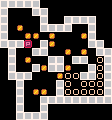

Tiled map render using the project's own tile images. Description and the whole map definition, tile-layer contents included, below:
An orthogonal 14x15 tile map with 8x8 px tiles, 1 tile layer (tiles).

<map version="1.0" tiledversion="1.0.2" orientation="orthogonal" renderorder="left-up" width="14" height="15" tilewidth="8" tileheight="8" nextobjectid="1">
 <tileset firstgid="1" source="tileset.tsx" />
 <layer name="tiles" width="14" height="15">
  <data encoding="csv">
5,5,5,5,5,0,0,0,0,0,0,0,0,0,5,0,0,0,5,5,0,0,0,0,0,0,0,0,5,0,0,0,0,5,0,0,5,5,5,5,0,0,5,0,1,0,0,5,5,5,5,0,0,5,0,0,5,0,0,1,1,0,1,0,0,0,1,5,0,0,5,5,5,3,0,5,1,0,0,0,0,5,5,0,0,5,0,0,5,5,0,0,1,0,1,0,5,5,0,5,0,1,0,0,5,5,0,5,5,0,2,5,0,5,0,0,5,1,5,5,1,0,0,5,2,5,0,5,5,5,0,0,0,1,2,2,5,5,2,5,0,0,5,0,0,0,0,5,2,0,2,2,2,5,0,0,5,0,1,1,0,5,2,2,2,2,2,5,0,0,5,0,0,5,5,5,5,5,5,5,5,5,0,0,5,0,0,5,0,0,0,0,0,0,0,0,0,0,5,5,5,5,0,0,0,0,0,0,0,0
</data>
 </layer>
</map>
